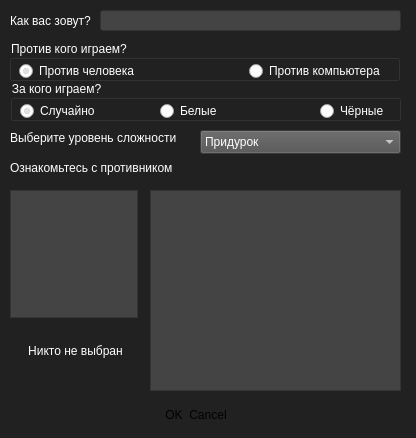
<?xml version="1.0" encoding="UTF-8"?>
<ui version="4.0">
 <class>MakeNewGameDialog</class>
 <widget class="QDialog" name="MakeNewGameDialog">
  <property name="geometry">
   <rect>
    <x>0</x>
    <y>0</y>
    <width>416</width>
    <height>438</height>
   </rect>
  </property>
  <property name="windowTitle">
   <string>Создание новой игры</string>
  </property>
  <property name="styleSheet">
   <string notr="true">QInputDialog QPushButton {
	border-image: url(:/Button.png) 3 10 3 10;
	border-top: 3px transparent;
    border-bottom: 3px transparent;
    border-right: 10px transparent;
    border-left: 10px transparent;
	padding-bottom: 2px;
	font: 9pt &quot;Segoe UI&quot;;
}

QInputDialog QPushButton:pressed {
	border-image: url(:/PressedButton.png)  3 10 3 10;
	border-top: 3px transparent;
    border-bottom: 3px transparent;
    border-right: 10px transparent;
    border-left: 10px transparent;
	padding-bottom: 2px;
	font: 9pt &quot;Segoe UI&quot;;

}

QInputDialog QLabel {
	color: white;
}

QInputDialog QLineEdit {
	background-color: rgb(33, 33, 33);
}


QInputDialog {
	background-color: rgb(33, 33, 33);
}

QDialog {
	background-color: rgb(33, 33, 33);
}</string>
  </property>
  <property name="modal">
   <bool>true</bool>
  </property>
  <widget class="QDialogButtonBox" name="buttonBox">
   <property name="geometry">
    <rect>
     <x>110</x>
     <y>400</y>
     <width>171</width>
     <height>32</height>
    </rect>
   </property>
   <property name="styleSheet">
    <string notr="true">QPushButton {
	border-image: url(:/Button.png) 3 10 3 10;
	border-top: 3px transparent;
    border-bottom: 3px transparent;
    border-right: 10px transparent;
    border-left: 10px transparent;
	padding-bottom: 2px;
	font: 9pt &quot;Segoe UI&quot;;
}

QPushButton:pressed {
	border-image: url(:/PressedButton.png)  3 10 3 10;
	border-top: 3px transparent;
    border-bottom: 3px transparent;
    border-right: 10px transparent;
    border-left: 10px transparent;
	padding-bottom: 2px;
	font: 9pt &quot;Segoe UI&quot;;
}</string>
   </property>
   <property name="orientation">
    <enum>Qt::Horizontal</enum>
   </property>
   <property name="standardButtons">
    <set>QDialogButtonBox::Cancel|QDialogButtonBox::Ok</set>
   </property>
   <property name="centerButtons">
    <bool>true</bool>
   </property>
  </widget>
  <widget class="QComboBox" name="comboBox">
   <property name="geometry">
    <rect>
     <x>200</x>
     <y>130</y>
     <width>201</width>
     <height>24</height>
    </rect>
   </property>
   <property name="styleSheet">
    <string notr="true">font: 9pt &quot;Segoe UI&quot;;
background-color: rgb(81, 81, 81);
color: rgb(255, 255, 255);</string>
   </property>
   <property name="editable">
    <bool>false</bool>
   </property>
   <item>
    <property name="text">
     <string>Придурок</string>
    </property>
   </item>
   <item>
    <property name="text">
     <string>Легко</string>
    </property>
   </item>
   <item>
    <property name="text">
     <string>Нормально</string>
    </property>
   </item>
   <item>
    <property name="text">
     <string>Сложно</string>
    </property>
   </item>
   <item>
    <property name="text">
     <string>Безумно</string>
    </property>
   </item>
   <item>
    <property name="text">
     <string>Экстремально</string>
    </property>
   </item>
  </widget>
  <widget class="QLabel" name="label">
   <property name="geometry">
    <rect>
     <x>10</x>
     <y>130</y>
     <width>171</width>
     <height>16</height>
    </rect>
   </property>
   <property name="styleSheet">
    <string notr="true">font: 9pt &quot;Segoe UI&quot;;
color: rgb(255, 255, 255);</string>
   </property>
   <property name="text">
    <string>Выберите уровень сложности</string>
   </property>
  </widget>
  <widget class="QLabel" name="label_2">
   <property name="geometry">
    <rect>
     <x>10</x>
     <y>160</y>
     <width>171</width>
     <height>16</height>
    </rect>
   </property>
   <property name="styleSheet">
    <string notr="true">font: 9pt &quot;Segoe UI&quot;;
color: rgb(255, 255, 255);</string>
   </property>
   <property name="text">
    <string>Ознакомьтесь с противником</string>
   </property>
  </widget>
  <widget class="QLabel" name="rivalName">
   <property name="geometry">
    <rect>
     <x>10</x>
     <y>320</y>
     <width>131</width>
     <height>61</height>
    </rect>
   </property>
   <property name="styleSheet">
    <string notr="true">font: 9pt &quot;Segoe UI&quot;;
color: rgb(255, 255, 255);</string>
   </property>
   <property name="text">
    <string>Никто не выбран</string>
   </property>
   <property name="alignment">
    <set>Qt::AlignCenter</set>
   </property>
   <property name="wordWrap">
    <bool>true</bool>
   </property>
  </widget>
  <widget class="QTextEdit" name="cpuRivalDesc">
   <property name="geometry">
    <rect>
     <x>150</x>
     <y>190</y>
     <width>251</width>
     <height>201</height>
    </rect>
   </property>
   <property name="styleSheet">
    <string notr="true">font: 9pt &quot;Segoe UI&quot;;
color: rgb(255, 255, 255);
background-color: rgb(68, 68, 68);</string>
   </property>
   <property name="readOnly">
    <bool>true</bool>
   </property>
  </widget>
  <widget class="QGroupBox" name="groupBox">
   <property name="geometry">
    <rect>
     <x>9</x>
     <y>40</y>
     <width>391</width>
     <height>41</height>
    </rect>
   </property>
   <property name="styleSheet">
    <string notr="true">font: 9pt &quot;Segoe UI&quot;;
color: rgb(255, 255, 255);</string>
   </property>
   <property name="title">
    <string>Против кого играем?</string>
   </property>
   <widget class="QRadioButton" name="rbVSCPU">
    <property name="geometry">
     <rect>
      <x>240</x>
      <y>20</y>
      <width>141</width>
      <height>22</height>
     </rect>
    </property>
    <property name="styleSheet">
     <string notr="true">font: 9pt &quot;Segoe UI&quot;;
color: rgb(255, 255, 255);</string>
    </property>
    <property name="text">
     <string>Против компьютера</string>
    </property>
   </widget>
   <widget class="QRadioButton" name="rbVSHuman">
    <property name="geometry">
     <rect>
      <x>10</x>
      <y>20</y>
      <width>121</width>
      <height>22</height>
     </rect>
    </property>
    <property name="styleSheet">
     <string notr="true">font: 9pt &quot;Segoe UI&quot;;
color: rgb(255, 255, 255);</string>
    </property>
    <property name="text">
     <string>Против человека</string>
    </property>
    <property name="checked">
     <bool>true</bool>
    </property>
   </widget>
  </widget>
  <widget class="QGroupBox" name="groupBox_2">
   <property name="geometry">
    <rect>
     <x>10</x>
     <y>80</y>
     <width>391</width>
     <height>41</height>
    </rect>
   </property>
   <property name="styleSheet">
    <string notr="true">font: 9pt &quot;Segoe UI&quot;;
color: rgb(255, 255, 255);</string>
   </property>
   <property name="title">
    <string>За кого играем?</string>
   </property>
   <widget class="QRadioButton" name="sideButtonRandom">
    <property name="geometry">
     <rect>
      <x>10</x>
      <y>20</y>
      <width>91</width>
      <height>22</height>
     </rect>
    </property>
    <property name="styleSheet">
     <string notr="true">font: 9pt &quot;Segoe UI&quot;;
color: rgb(255, 255, 255);</string>
    </property>
    <property name="text">
     <string>Случайно</string>
    </property>
    <property name="checked">
     <bool>true</bool>
    </property>
   </widget>
   <widget class="QRadioButton" name="sideButtonWhite">
    <property name="geometry">
     <rect>
      <x>150</x>
      <y>20</y>
      <width>91</width>
      <height>22</height>
     </rect>
    </property>
    <property name="styleSheet">
     <string notr="true">font: 9pt &quot;Segoe UI&quot;;
color: rgb(255, 255, 255);</string>
    </property>
    <property name="text">
     <string>Белые</string>
    </property>
   </widget>
   <widget class="QRadioButton" name="sideButtonBlack">
    <property name="geometry">
     <rect>
      <x>310</x>
      <y>20</y>
      <width>91</width>
      <height>22</height>
     </rect>
    </property>
    <property name="styleSheet">
     <string notr="true">font: 9pt &quot;Segoe UI&quot;;
color: rgb(255, 255, 255);</string>
    </property>
    <property name="text">
     <string>Чёрные</string>
    </property>
   </widget>
  </widget>
  <widget class="QGraphicsView" name="rivalPic">
   <property name="geometry">
    <rect>
     <x>10</x>
     <y>190</y>
     <width>128</width>
     <height>128</height>
    </rect>
   </property>
   <property name="styleSheet">
    <string>font: 9pt &quot;Segoe UI&quot;;
color: rgb(255, 255, 255);
background-color: rgb(68, 68, 68);</string>
   </property>
   <property name="verticalScrollBarPolicy">
    <enum>Qt::ScrollBarAlwaysOff</enum>
   </property>
   <property name="horizontalScrollBarPolicy">
    <enum>Qt::ScrollBarAlwaysOff</enum>
   </property>
  </widget>
  <widget class="QLabel" name="whatIsYourNameLabel">
   <property name="geometry">
    <rect>
     <x>10</x>
     <y>10</y>
     <width>81</width>
     <height>21</height>
    </rect>
   </property>
   <property name="styleSheet">
    <string notr="true">font: 9pt &quot;Segoe UI&quot;;
color: rgb(255, 255, 255);</string>
   </property>
   <property name="text">
    <string>Как вас зовут?</string>
   </property>
  </widget>
  <widget class="QLineEdit" name="nameInput">
   <property name="geometry">
    <rect>
     <x>100</x>
     <y>10</y>
     <width>301</width>
     <height>21</height>
    </rect>
   </property>
   <property name="styleSheet">
    <string notr="true">font: 9pt &quot;Segoe UI&quot;;
color: rgb(255, 255, 255);
background-color: rgb(68, 68, 68);</string>
   </property>
  </widget>
 </widget>
 <resources/>
 <connections>
  <connection>
   <sender>buttonBox</sender>
   <signal>accepted()</signal>
   <receiver>MakeNewGameDialog</receiver>
   <slot>accept()</slot>
   <hints>
    <hint type="sourcelabel">
     <x>248</x>
     <y>254</y>
    </hint>
    <hint type="destinationlabel">
     <x>157</x>
     <y>274</y>
    </hint>
   </hints>
  </connection>
  <connection>
   <sender>buttonBox</sender>
   <signal>rejected()</signal>
   <receiver>MakeNewGameDialog</receiver>
   <slot>reject()</slot>
   <hints>
    <hint type="sourcelabel">
     <x>316</x>
     <y>260</y>
    </hint>
    <hint type="destinationlabel">
     <x>286</x>
     <y>274</y>
    </hint>
   </hints>
  </connection>
 </connections>
</ui>
